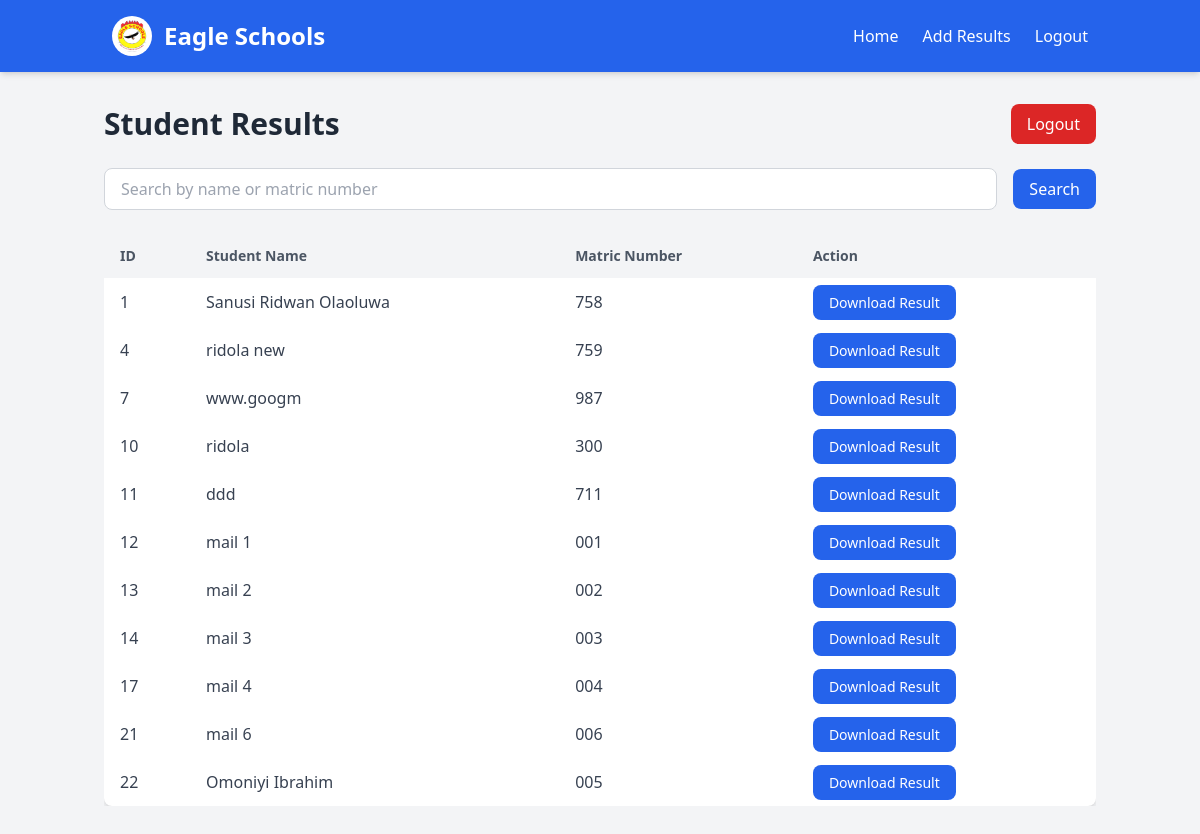
The app's page /results with its own data.
### tables this page shows
CREATE TABLE results (
                id INTEGER PRIMARY KEY AUTOINCREMENT,
                student_name TEXT NOT NULL,
                exam_number TEXT NOT NULL UNIQUE,
                result_blob BLOB NOT NULL,
                access_key TEXT NOT NULL
            );

### app.py (the view)
@app.route('/results', methods=['GET', 'POST'])
def results():
    cursor = get_db().cursor()
    search_query = request.form.get('search_query', '').strip()  # Get search input
    try:
        if search_query:
            cursor.execute("""
                SELECT * FROM results
                WHERE student_name LIKE ? OR exam_number LIKE ?
            """, (f'%{search_query}%', f'%{search_query}%'))
        else:
            cursor.execute("SELECT * FROM results")
        results = cursor.fetchall()
        return render_template('view_users.html', users=results, search_query=search_query)
    except Exception as e:
        return render_template('view_users.html', error=str(e))
    finally:
        cursor.close()

### app.py (called while the page is built)
def get_db():
    db = getattr(g, '_database', None)
    if db is None:
        db = g._database = sqlite3.connect(DATABASE)
        db.execute("PRAGMA journal_mode=WAL;")
    return db

@app.teardown_appcontext
def close_connection(exception):
    db = getattr(g, '_database', None)
    if db is not None:
        db.close()

### templates/view_users.html (shortened to what this page needs)
<!DOCTYPE html>
<html lang="en">
<head>
    <script src="https://cdn.tailwindcss.com"></script>
</head>
<body class="bg-gray-100 min-h-screen">
    <header class="bg-blue-600 text-white shadow-md">
        <div class="container mx-auto flex items-center justify-between px-6 py-4">
            <div class="text-2xl font-bold flex items-center">
                <img src="{{ url_for('static', filename='logo.png') }}" alt="Eagle Schools Logo" class="h-10 w-10 mr-3 bg-white py-1 px-1 rounded-full">
                <span>Eagle Schools</span>
            </div>
            <nav class="hidden md:flex space-x-6">
                <a href="{{ url_for('index') }}" class="hover:text-blue-300">Home</a>
                <a href="{{ url_for('upload_result') }}" class="hover:text-blue-300">Add Results</a>
                <a href="{{ url_for('logout') }}" class="hover:text-blue-300">Logout</a>
            </nav>
        </div>
    </header>
    <div class="container mx-auto py-8 px-4">
        <div class="flex justify-between items-center mb-6">
            <h1 class="text-3xl font-bold text-gray-800">Student Results</h1>
            <a href="{{ url_for('logout') }}" class="bg-red-600 text-white px-4 py-2 rounded-lg hover:bg-red-700">Logout</a>
        </div>
        <form method="POST" action="{{ url_for('results') }}" class="flex items-center space-x-4 mb-6">
            <input
                type="text"
                name="search_query"
                class="w-full px-4 py-2 border border-gray-300 rounded-lg focus:ring-blue-500 focus:border-blue-500"
                placeholder="Search by name or matric number"
                value="{{ search_query }}">
            <button type="submit" class="bg-blue-600 text-white px-4 py-2 rounded-lg hover:bg-blue-700">Search</button>
        </form>
        {% if users %}
            <div class="overflow-x-auto">
                <table class="min-w-full bg-white shadow-md rounded-lg">
                    <thead class="bg-gray-100">
                        <tr>
                            <th class="text-left py-3 px-4 font-semibold text-sm text-gray-600">ID</th>
                            <th class="text-left py-3 px-4 font-semibold text-sm text-gray-600">Student Name</th>
                            <th class="text-left py-3 px-4 font-semibold text-sm text-gray-600">Matric Number</th>
                            <th class="text-left py-3 px-4 font-semibold text-sm text-gray-600">Action</th>
                        </tr>
                    </thead>
                    <tbody>
                        {% for user in users %}
                            <tr class="hover:bg-gray-50">
                                <td class="py-3 px-4 text-gray-700">{{ user[0] }}</td>
                                <td class="py-3 px-4 text-gray-700">{{ user[1] }}</td>
                                <td class="py-3 px-4 text-gray-700">{{ user[2] }}</td>
                                <td class="py-3 px-4">
                                    <a
                                        href="{{ url_for('download_result', result_id=user[0]) }}"
                                        class="bg-blue-600 text-white px-4 py-2 rounded-lg hover:bg-blue-700 text-sm">Download Result</a>
                                </td>
                            </tr>
                        {% endfor %}
                    </tbody>
                </table>
            </div>
        {% else %}
            <p class="text-gray-700 mt-4">No results available.</p>
        {% endif %}
    </div>
</body>
</html>

### records on screen
results: id "1", student_name "Sanusi Ridwan Olaoluwa", exam_number "758"
results: id "4", student_name "ridola new", exam_number "759"
results: id "7", student_name "www.googm", exam_number "987"
results: id "10", student_name "ridola", exam_number "300"
results: id "11", student_name "ddd", exam_number "711"
results: id "12", student_name "mail 1", exam_number "001"
results: id "13", student_name "mail 2", exam_number "002"
results: id "14", student_name "mail 3", exam_number "003"
results: id "17", student_name "mail 4", exam_number "004"
results: id "21", student_name "mail 6", exam_number "006"
results: id "22", student_name "Omoniyi Ibrahim", exam_number "005"
